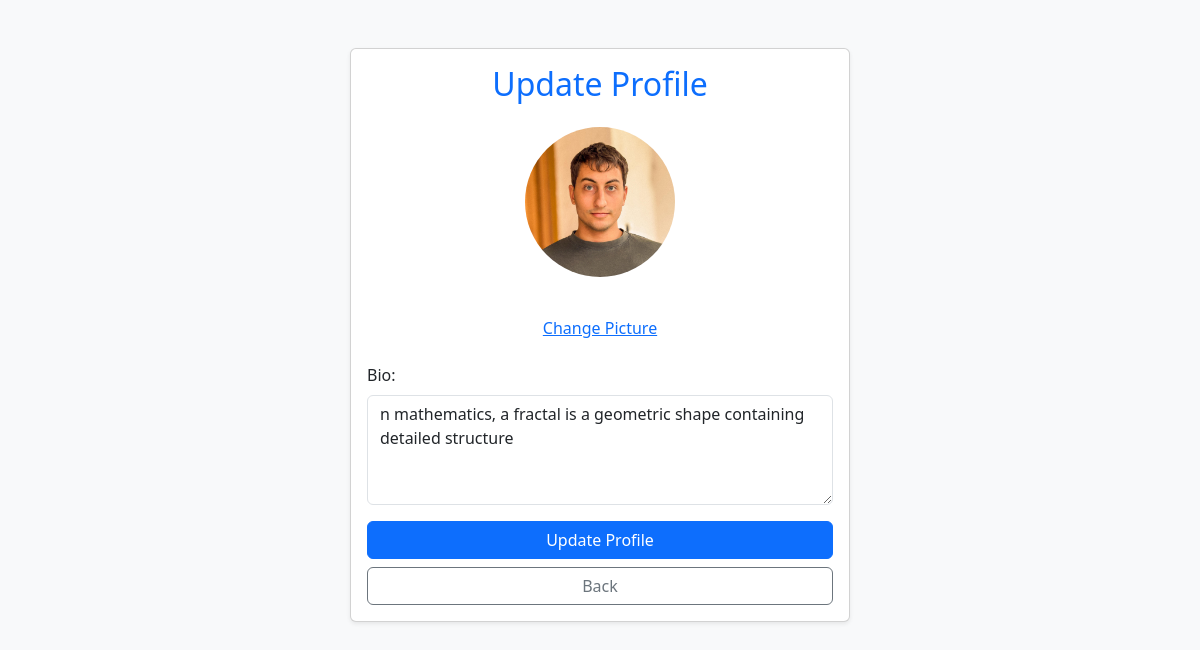
/accounts/edit_profile/ (signed in), run on the app's committed database.
### accounts/models.py (models this page shows, shortened)
class Profile(models.Model):
    user = models.OneToOneField(User, on_delete=models.CASCADE)
    profile_picture = models.ImageField(upload_to='profile_pictures/', default='profile_pictures/def_pfp.png')
    bio =  models.TextField(blank=True, null=True)

### accounts/views.py (the view)
# urls.py: path('edit_profile/', edit_profile, name='edit_profile'),
@login_required
def edit_profile(request):
    profile, created = Profile.objects.get_or_create(user=request.user)
    if request.method == 'POST':
        form = ProfileForm(request.POST, request.FILES, instance=profile)
        if form.is_valid():
            form.save()
            return redirect('edit_profile')
    else:
        form = ProfileForm(instance=profile)
    return render(request, 'accounts/edit_profile.html', {'form': form, 'profile':profile})

### accounts/forms.py
class ProfileForm(forms.ModelForm):
    class Meta:
        model = Profile
        fields = ['profile_picture','bio']

### accounts/templates/accounts/edit_profile.html (shortened to what this page needs)
{% load static %}
<!doctype html>
<html lang="en">
    <head>
        <link
            href="https://cdn.jsdelivr.net/npm/bootstrap@5.3.0-alpha1/dist/css/bootstrap.min.css"
            rel="stylesheet"
        />
    </head>
    <body class="bg-light">
        <div class="container mt-5">
            <div class="card shadow-sm mx-auto" style="max-width: 500px">
                <div class="card-body">
                    <h2 class="card-title text-center text-primary mb-4">
                        Update Profile
                    </h2>
                    <form method="POST" enctype="multipart/form-data">
                        <div class="mb-3 text-center">
                            <div class="mb-3">
                                <img
                                    src="{{ profile.profile_picture.url }}"
                                    alt="Profile Picture"
                                    class="rounded-circle mb-3"
                                    style="
                                        width: 150px;
                                        height: 150px;
                                        object-fit: cover;
                                    "
                                />
                            </div>
                            <a
                                href="javascript:void(0);"
                                class="btn btn-link"
                                onclick="document.getElementById('profile_picture').click();"
                            >
                                Change Picture
                            </a>
                        </div>
                        <div class="mb-3">
                            <label for="bio" class="form-label">Bio:</label>
                            <textarea
                                name="bio"
                                id="bio"
                                rows="4"
                                class="form-control"
                                placeholder="Write a short bio..."
                            >
{{ profile.bio }}</textarea
                            >
                        </div>
                        <div class="d-grid gap-2">
                            <button type="submit" class="btn btn-primary">
                                Update Profile
                            </button>
                            <button
                                type="button"
                                onclick="window.location.href='{% url 'profile' %}'"
                                class="btn btn-outline-secondary"
                            >
                                Back
                            </button>
                        </div>
                    </form>
                </div>
            </div>
        </div>
    </body>
</html>

### data on the page
Profile: profile_picture (picture), bio "n mathematics, a fractal is a geometric shape containing detailed structure"
